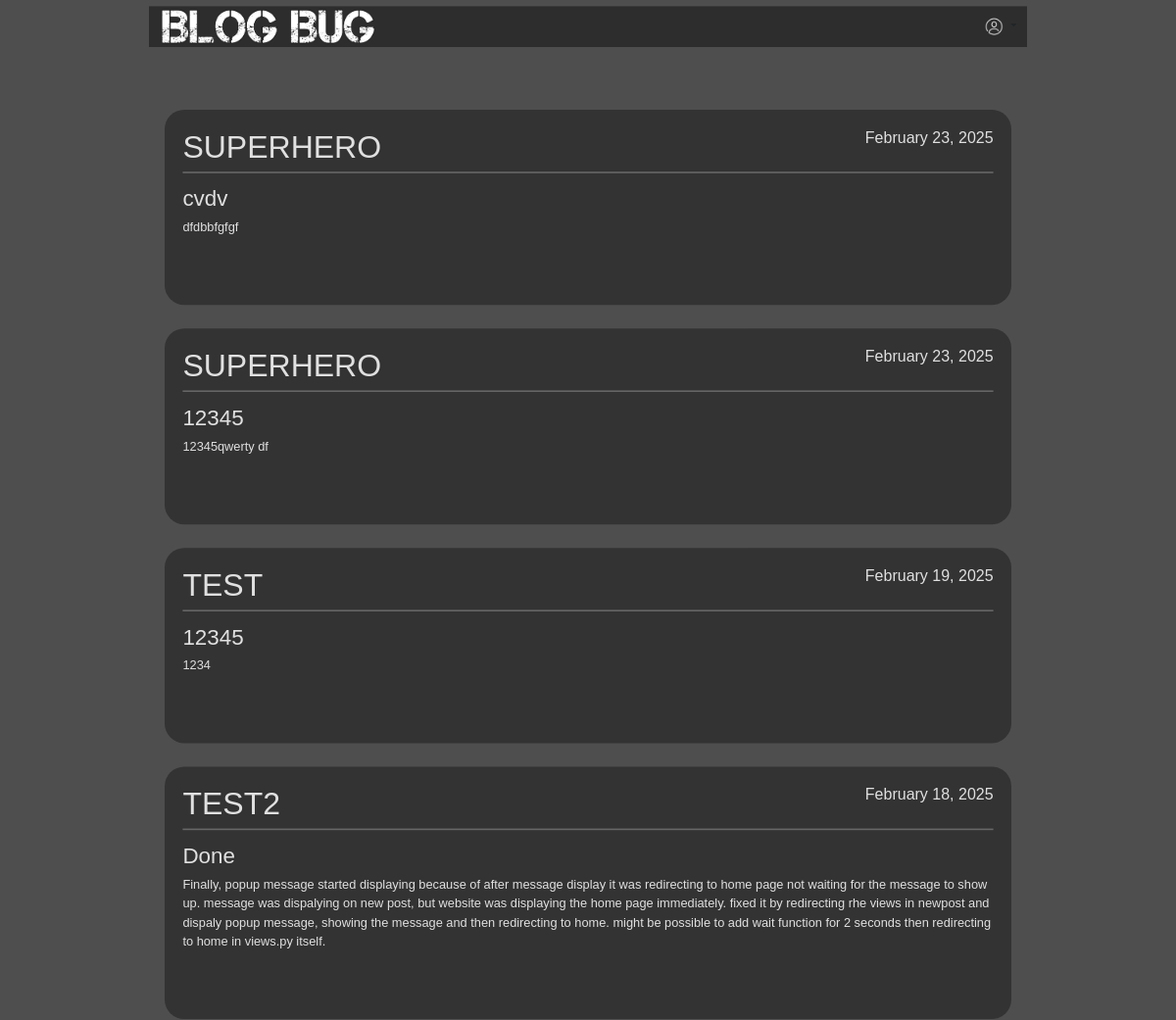
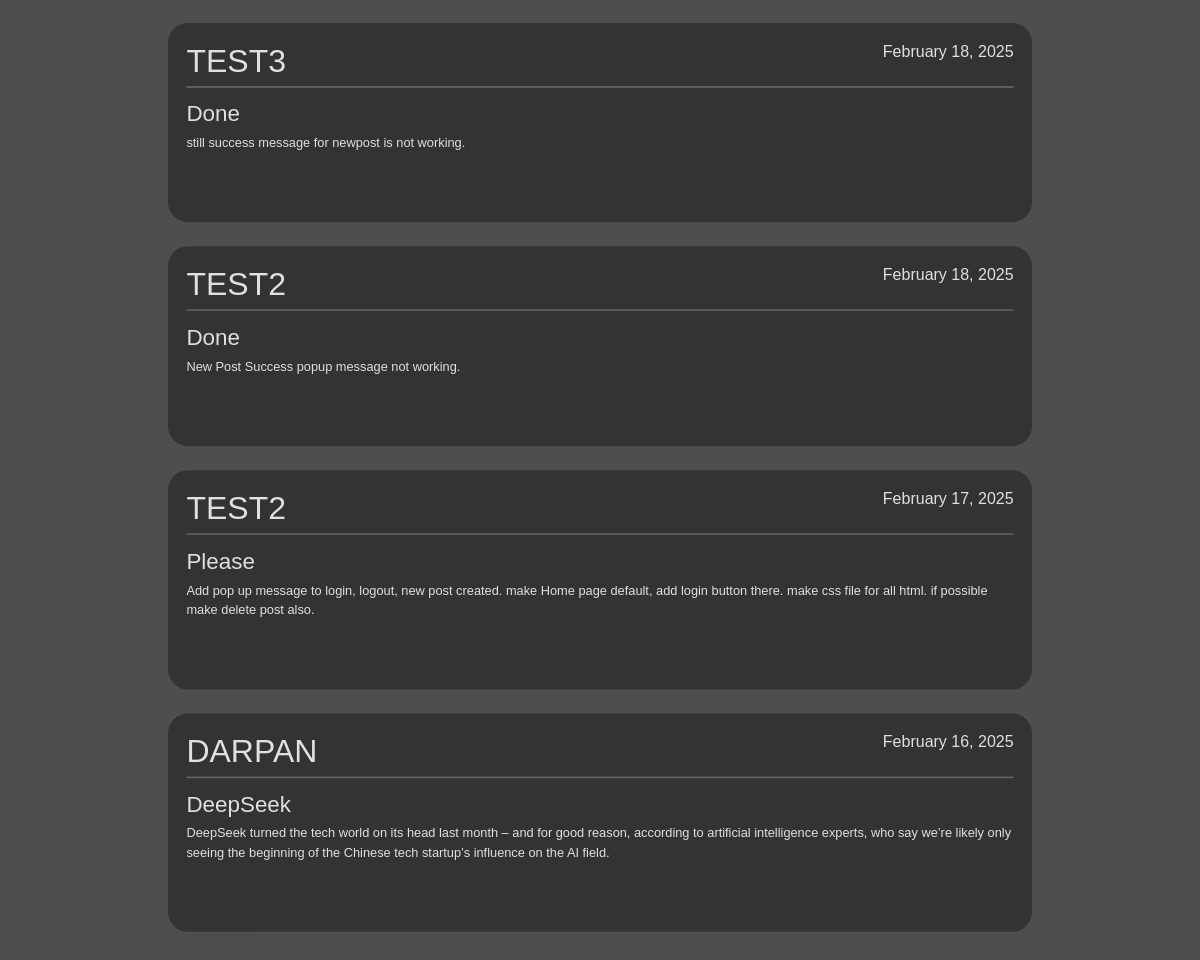
/home/, run on the app's committed database (2 pictures, top to bottom).
### blog/models.py (models this page shows, shortened)
class Posts(models.Model):
    tittle = models.CharField(max_length=100)
    content = models.TextField()
    date_posted = models.DateTimeField(default=timezone.now)
    author = models.ForeignKey(User, on_delete=models.CASCADE)

### blog/views.py (the view)
# urls.py: path('home/', views.home),
def home(request):
    context = {
        'posts': Posts.objects.all().order_by('-date_posted')
    }
    return render(request, 'blog/home.html', context)

### blog/templates/blog/home.html (shortened to what this page needs)
{% extends 'blog/base.html' %}
{% block content %}
{% load static %}
<head>
</head>
<link rel="stylesheet" href="{% static 'css/home.css' %}">
<div class="container custom-container">
<nav class="navbar navbar-expand-lg ">
    <div class="collapse navbar-collapse" id="navbarSupportedContent">
        <ul class="navbar-nav mr-auto" id="nav_bar">
            <li><a href="/home"><img class="w-50 " src="{% static 'image/pho.png' %}" alt=""></a></li>
        </ul>
        <form class="form-inline my-2 my-lg-0">
            <div class="dropdown">
                <button class="btn dropdown-toggle" type="button" id="dropdownMenuButton"
                    data-toggle="dropdown" aria-haspopup="false" aria-expanded="false">
                    <img src="{% static 'image/account.png' %}">
                </button>
            </div>
        </form>
    </div>
</nav>
<br><br><br>
<div class="container custom-container" style="max-width: 1350px;" id="blogss">
    {% for post in posts %}
    <article class="media content-section">
        <div class="media-body" >
            <div class="article-metadata">
                <h1 class="text-uppercase">{{ post.author }}</h1>
                <h5 id="C_date">{{ post.date_posted|date:"F d, Y" }}</h5>
                <hr class="border-white" />
            </div>
            <h3 id="postTittle">{{ post.tittle }}</h3>
            <p class="article-content">{{ post.content }}</p>
            <br><br>
        </div>
    </article>
    {% endfor %}
</div>
</div>
{% endblock %}

### blog/static/css/home.css (style rules this page uses)
body { justify-content: center; align-items: center; background-color: #4e4e4e; font-family: Arial, sans-serif; transform: scale(0.8); transform-origin: top left; width: 125%; }
.container { max-width: 1200px; margin: 0 auto; padding: 0 20px; }
#navbarSupportedContent { background-color: #2d2d2d; }
.media-body { background-color: #333; border-radius: 25px; padding: 23px; margin-bottom: 30px; }
.text-uppercase { color: rgb(224, 224, 224); text-align: left; float: left; }
#C_date { color: rgb(224, 224, 224); text-align: right; float: right; }
.border-white { clear: both; border: 1px solid white; }
#postTittle { color:rgb(224, 224, 224); }
.article-content { color: rgb(224, 224, 224); }

### blog/templates/blog/base.html (style rules this page uses)
.custom-container { max-width: 1450px; }

### data on the page
Posts: author "SUPERHERO", date_posted "February 23, 2025", tittle "cvdv", content "dfdbbfgfgf"
Posts: author "SUPERHERO", date_posted "February 23, 2025", tittle "12345", content "12345qwerty df"
Posts: author "TEST", date_posted "February 19, 2025", tittle "12345", content "1234"
Posts: author "TEST2", date_posted "February 18, 2025", tittle "Done", content "Finally, popup message started displaying because of after message display it was redirecting to home page not waiting for the message to show up. message was dispalying on new post, but website was displaying the home page immediately. fixed it by redirecting rhe views in newpost and dispaly popup message, showing the message and then redirecting to home. might be possible to add wait function for 2 seconds then redirecting to home in views.py itself."
Posts: author "TEST3", date_posted "February 18, 2025", tittle "Done", content "still success message for newpost is not working."
Posts: author "TEST2", date_posted "February 18, 2025", tittle "Done", content "New Post Success popup message not working."
Posts: author "TEST2", date_posted "February 17, 2025", tittle "Please", content "Add pop up message to login, logout, new post created. make Home page default, add login button there. make css file for all html. if possible make delete post also."
Posts: author "DARPAN", date_posted "February 16, 2025", tittle "DeepSeek", content "DeepSeek turned the tech world on its head last month – and for good reason, according to artificial intelligence experts, who say we’re likely only seeing the beginning of the Chinese tech startup’s influence on the AI field."
